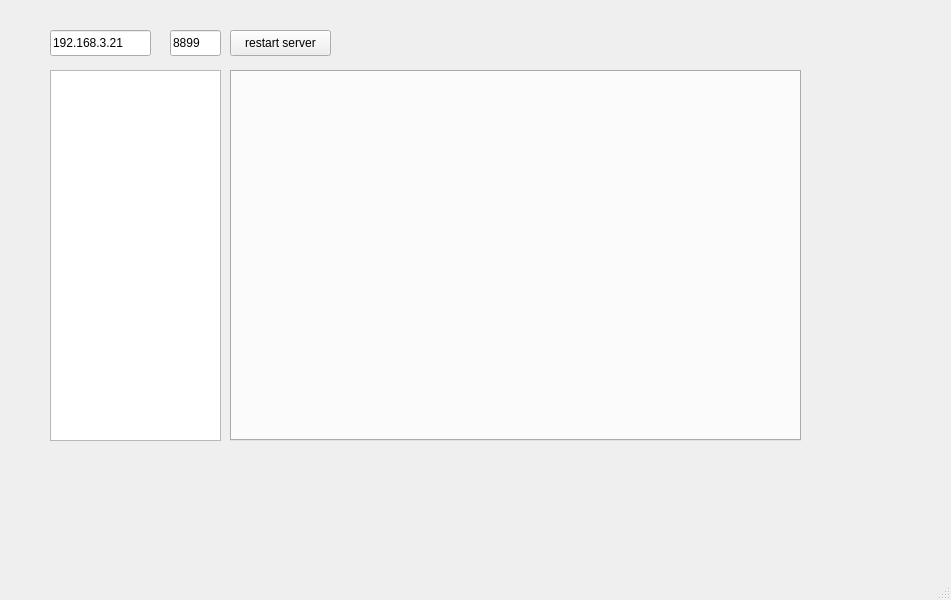
<?xml version="1.0" encoding="UTF-8"?>
<ui version="4.0">
 <class>MainWindow</class>
 <widget class="QMainWindow" name="MainWindow">
  <property name="geometry">
   <rect>
    <x>0</x>
    <y>0</y>
    <width>951</width>
    <height>600</height>
   </rect>
  </property>
  <property name="windowTitle">
   <string>MainWindow</string>
  </property>
  <widget class="QWidget" name="centralwidget">
   <widget class="QLineEdit" name="leServerAddress">
    <property name="geometry">
     <rect>
      <x>50</x>
      <y>30</y>
      <width>101</width>
      <height>26</height>
     </rect>
    </property>
    <property name="text">
     <string>192.168.3.21</string>
    </property>
   </widget>
   <widget class="QLineEdit" name="leServerPort">
    <property name="geometry">
     <rect>
      <x>170</x>
      <y>30</y>
      <width>51</width>
      <height>26</height>
     </rect>
    </property>
    <property name="text">
     <string>8899</string>
    </property>
   </widget>
   <widget class="QPushButton" name="btnRestartServer">
    <property name="geometry">
     <rect>
      <x>230</x>
      <y>30</y>
      <width>101</width>
      <height>26</height>
     </rect>
    </property>
    <property name="text">
     <string>restart server</string>
    </property>
   </widget>
   <widget class="QListWidget" name="lwdClients">
    <property name="geometry">
     <rect>
      <x>50</x>
      <y>70</y>
      <width>171</width>
      <height>371</height>
     </rect>
    </property>
   </widget>
   <widget class="QTabWidget" name="tabClients">
    <property name="geometry">
     <rect>
      <x>230</x>
      <y>70</y>
      <width>571</width>
      <height>371</height>
     </rect>
    </property>
    <property name="currentIndex">
     <number>-1</number>
    </property>
   </widget>
  </widget>
  <widget class="QMenuBar" name="menubar">
   <property name="geometry">
    <rect>
     <x>0</x>
     <y>0</y>
     <width>951</width>
     <height>23</height>
    </rect>
   </property>
  </widget>
  <widget class="QStatusBar" name="statusbar"/>
 </widget>
 <resources/>
 <connections/>
</ui>
